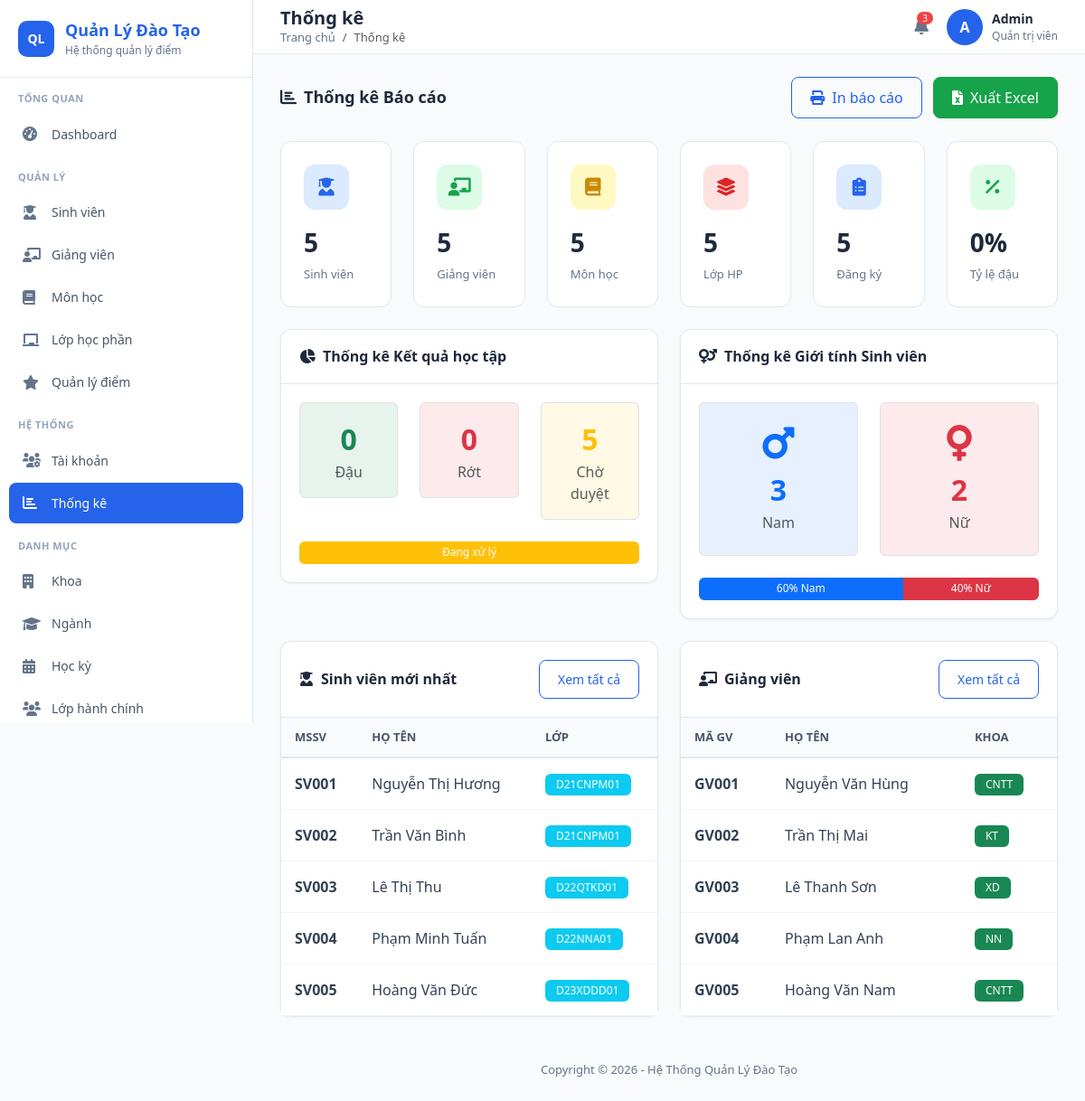
The app's page /public/index.php?url=ThongKe/index with its own data.
### tables this page shows
CREATE TABLE SINH_VIEN (
    MaSinhVien VARCHAR(20) PRIMARY KEY,
    HoTen VARCHAR(100) NOT NULL,
    NgaySinh DATE NOT NULL,
    GioiTinh VARCHAR(10),
    DiaChi VARCHAR(255),
    Email VARCHAR(100),
    SoDienThoai VARCHAR(15),
    MaLop VARCHAR(20) NOT NULL,
    TrangThaiHocTap VARCHAR(50) DEFAULT 'Đang học',
    FOREIGN KEY (MaLop) REFERENCES LOP_HANH_CHINH(MaLop)
);

CREATE TABLE GIANG_VIEN (
    MaGiangVien VARCHAR(20) PRIMARY KEY,
    HoTen VARCHAR(100) NOT NULL,
    NgaySinh DATE,
    GioiTinh VARCHAR(10),
    Email VARCHAR(100),
    SoDienThoai VARCHAR(15),
    HocVi VARCHAR(50),
    MaKhoa VARCHAR(10) NOT NULL,
    TrangThai BIT DEFAULT 1,
    FOREIGN KEY (MaKhoa) REFERENCES KHOA(MaKhoa)
);

### app/views/thongke/index.php (the view, shortened to what the rows shown need)
<?php require_once '../app/views/layouts/header.php'; ?>
<div class="row">
    <div class="col-md-6">
        <div class="card">
            <div class="card-body p-0">
                <table class="table mb-0">
                    <thead>
                        <tr>
                            <th>MSSV</th>
                            <th>Họ tên</th>
                            <th>Lớp</th>
                        </tr>
                    </thead>
                    <tbody>
                        <?php if(!empty($data['sinhviens'])): ?>
                            <?php foreach(array_slice($data['sinhviens'], 0, 5) as $sv): ?>
                            <tr>
                                <td><strong><?= $sv['MaSinhVien'] ?></strong></td>
                                <td><?= $sv['HoTen'] ?></td>
                                <td><span class="badge bg-info"><?= $sv['MaLop'] ?? '' ?></span></td>
                            </tr>
                            <?php endforeach; ?>
                        <?php else: ?>
                            <tr><td colspan="3" class="text-center text-muted py-3">Chưa có dữ liệu</td></tr>
                        <?php endif; ?>
                    </tbody>
                </table>
            </div>
        </div>
    </div>
    <div class="col-md-6">
        <div class="card">
            <div class="card-body p-0">
                <table class="table mb-0">
                    <thead>
                        <tr>
                            <th>Mã GV</th>
                            <th>Họ tên</th>
                            <th>Khoa</th>
                        </tr>
                    </thead>
                    <tbody>
                        <?php if(!empty($data['giangviens'])): ?>
                            <?php foreach(array_slice($data['giangviens'], 0, 5) as $gv): ?>
                            <tr>
                                <td><strong><?= $gv['MaGiangVien'] ?></strong></td>
                                <td><?= $gv['HoTen'] ?></td>
                                <td><span class="badge bg-success"><?= $gv['MaKhoa'] ?? '' ?></span></td>
                            </tr>
                            <?php endforeach; ?>
                        <?php else: ?>
                            <tr><td colspan="3" class="text-center text-muted py-3">Chưa có dữ liệu</td></tr>
                        <?php endif; ?>
                    </tbody>
                </table>
            </div>
        </div>
    </div>
</div>
<?php require_once '../app/views/layouts/footer.php'; ?>

### records on screen
sinh_vien: MaSinhVien "SV001", HoTen "Nguyễn Thị Hương", MaLop "D21CNPM01"
sinh_vien: MaSinhVien "SV002", HoTen "Trần Văn Bình", MaLop "D21CNPM01"
sinh_vien: MaSinhVien "SV003", HoTen "Lê Thị Thu", MaLop "D22QTKD01"
sinh_vien: MaSinhVien "SV004", HoTen "Phạm Minh Tuấn", MaLop "D22NNA01"
sinh_vien: MaSinhVien "SV005", HoTen "Hoàng Văn Đức", MaLop "D23XDDD01"
giang_vien: MaGiangVien "GV001", HoTen "Nguyễn Văn Hùng", MaKhoa "CNTT"
giang_vien: MaGiangVien "GV002", HoTen "Trần Thị Mai", MaKhoa "KT"
giang_vien: MaGiangVien "GV003", HoTen "Lê Thanh Sơn", MaKhoa "XD"
giang_vien: MaGiangVien "GV004", HoTen "Phạm Lan Anh", MaKhoa "NN"
giang_vien: MaGiangVien "GV005", HoTen "Hoàng Văn Nam", MaKhoa "CNTT"

### other values on screen
$data['pageTitle'] "Thống kê"
$data['breadcrumb'] "Thống kê"
substr($_SESSION['user_name'] ?? 'A', 0, 1) "A"
$_SESSION['user_name'] "Admin"
$_SESSION['user_role'] "Quản trị viên"
$data['totalSV'] "5"
$data['totalGV'] "5"
$data['totalMH'] "5"
$data['totalLHP'] "5"
$data['totalDK'] "5"
$data['passRate'] "0"
$data['passed'] "0"
$data['failed'] "0"
$data['maleCount'] "3"
$data['femaleCount'] "2"
